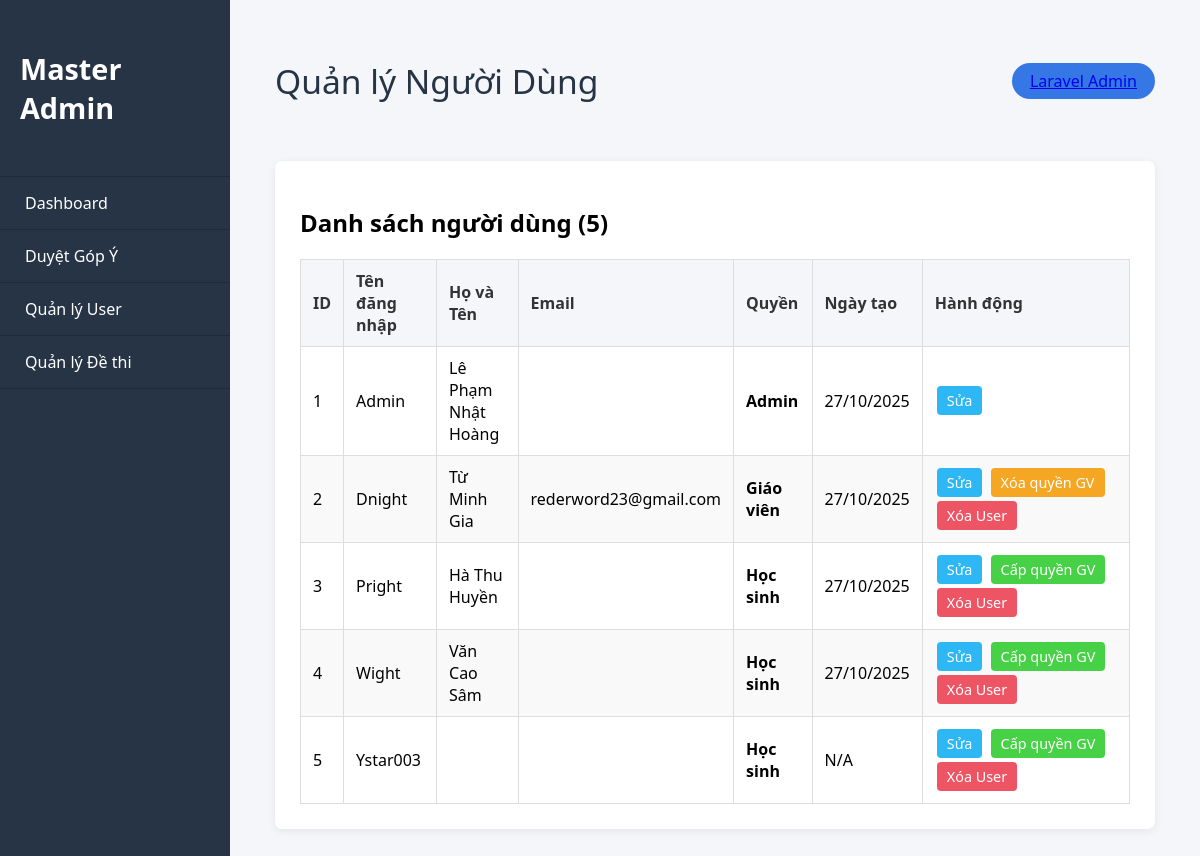
Page /Admin/manage_users.php on the earlier database version.
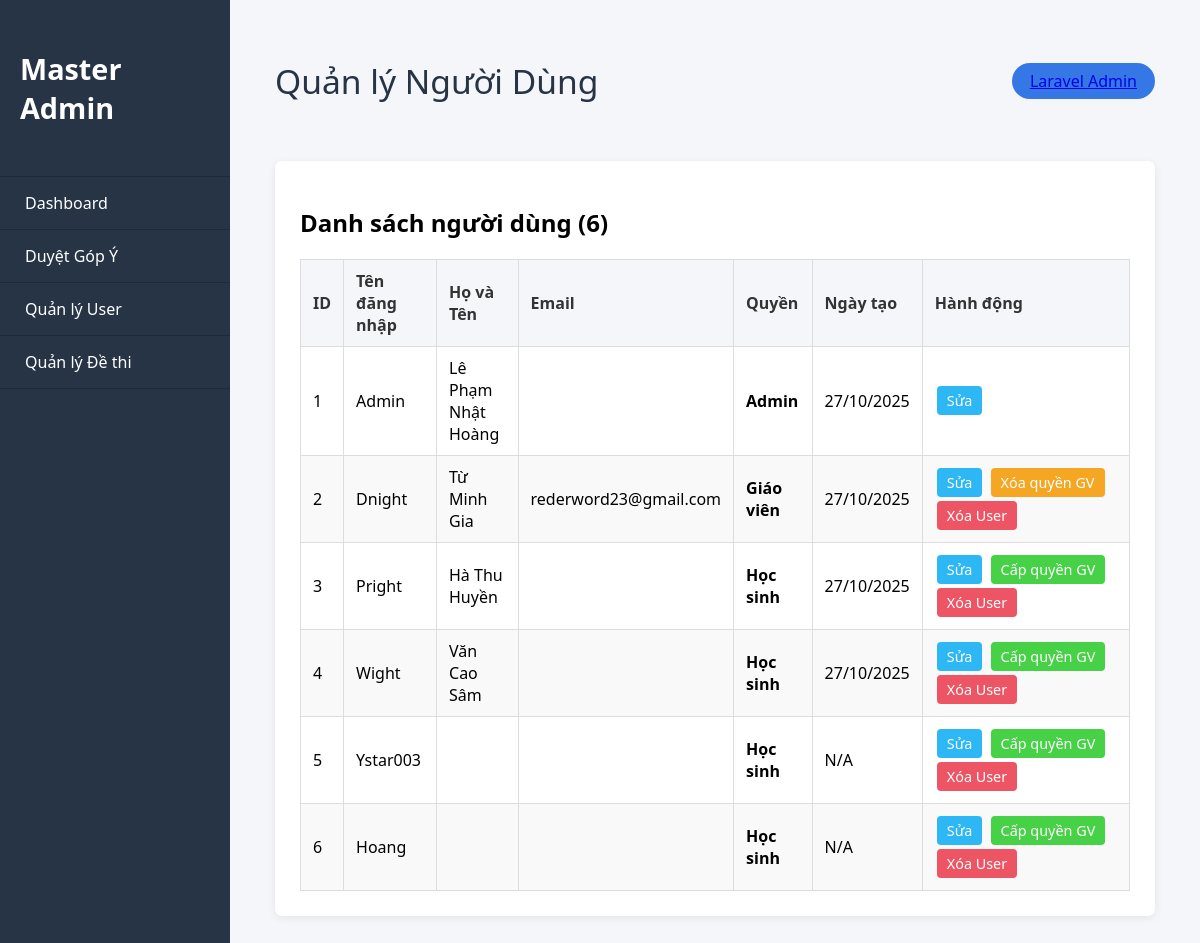
Same page on the later database version.
### tables this page shows
CREATE TABLE `account` (
  `IDACC` int(11) NOT NULL,
  `username` varchar(50) NOT NULL,
  `email` varchar(100) DEFAULT NULL,
  `ho_ten` varchar(100) DEFAULT NULL,
  `ngay_sinh` date DEFAULT NULL,
  `gioi_tinh` enum('Nam','Nữ','Khác') DEFAULT NULL,
  `password` varchar(255) NOT NULL,
  `quyen` tinyint(4) NOT NULL CHECK (`quyen` in (1,2,3)),
  `ngay_tao` datetime DEFAULT NULL,
  `avatar` varchar(255) DEFAULT NULL
);

### Admin/manage_users.php (the view, shortened to what this page needs)
<?php
require_once '../Check/Connect.php';
$edit_user_data = null;
if (isset($_GET['edit_id'])) {
    $id_to_edit = (int)$_GET['edit_id'];
    $sql = "SELECT IDACC, username, email, ho_ten, quyen FROM account WHERE IDACC = $id_to_edit";
    $result = $conn->query($sql);
    if ($result->num_rows > 0) {
        $edit_user_data = $result->fetch_assoc();
    } else {
        $message = "<div class='alert alert-danger'>Không tìm thấy người dùng để sửa!</div>";
    }
} else {
    $sql = "SELECT IDACC, username, email, ho_ten, quyen, ngay_tao FROM account ORDER BY IDACC ASC";
    $all_users = $conn->query($sql);
}
function hienThiQuyen($quyen) {
    switch ($quyen) {
        case 1: return 'Admin';
        case 2: return 'Học sinh';
        case 3: return 'Giáo viên';
    }
}
?>
<!DOCTYPE html>
<html lang="en">
<head>
    <link rel="stylesheet" href="../CSS/Admin/AdminHome.css">
</head>
<body>
    <div class="admin-container">
        <aside class="sidebar">
            <div class="sidebar-header">
                <h2>Master Admin</h2>
            </div>
            <ul class="sidebar-menu">
                <li><a href="Adminhome.php" style="color:white; text-decoration:none;">Dashboard</a></li>
                <li><a href="manage_ideas.php" style="color:white; text-decoration:none;">Duyệt Góp Ý</a></li>
                <li><a href="manage_users.php" style="color:white; text-decoration:none;">Quản lý User</a></li>
                <li><a href="manager_de.php" style="color:white; text-decoration:none;">Quản lý Đề thi</a></li>
            </ul>
        </aside>
        <main class="dashboard">
            <div class="dashboard-header">
                <h1>Quản lý Người Dùng</h1>
                <div class="profile"><a href="../Guest/profile.php">Laravel Admin</a></div>
            </div>
            <?php if ($edit_user_data):  ?>
            <section id="edit-user-form">
                <h2>Sửa thông tin người dùng: <?php echo htmlspecialchars($edit_user_data['username']); ?></h2>
                <form class="edit-form" method="POST" action="manage_users.php">
                    <input type="hidden" name="idacc" value="<?php echo $edit_user_data['IDACC']; ?>">
                    <div class="form-group">
                        <label for="username">Tên đăng nhập (Không thể đổi)</label>
                        <input type="text" id="username" name="username" value="<?php echo htmlspecialchars($edit_user_data['username']); ?>" disabled>
                    </div>
                    <div class="form-group">
                        <label for="ho_ten">Họ và Tên</label>
                        <input type="text" id="ho_ten" name="ho_ten" value="<?php echo htmlspecialchars($edit_user_data['ho_ten']); ?>">
                    </div>
                    <div class="form-group">
                        <label for="email">Email</label>
                        <input type="email" id="email" name="email" value="<?php echo htmlspecialchars($edit_user_data['email']); ?>">
                    </div>
                    <div class="form-group">
                        <label for="quyen">Quyền</label>
                        <select id="quyen" name="quyen">
                            <option value="1" <?php echo ($edit_user_data['quyen'] == 1) ? 'selected' : ''; ?>>Admin</option>
                            <option value="2" <?php echo ($edit_user_data['quyen'] == 2) ? 'selected' : ''; ?>>Học sinh</option>
                            <option value="3" <?php echo ($edit_user_data['quyen'] == 3) ? 'selected' : ''; ?>>Giáo viên</option>
                        </select>
                    </div>
                    <button type="submit" name="edit_user" class="btn-submit">Lưu thay đổi</button>
                    <a href="manage_users.php" class="btn-cancel">Hủy</a>
                </form>
            </section>
            <?php else:  ?>
            <section id="users">
                <h2>Danh sách người dùng (<?php echo $all_users->num_rows; ?>)</h2>
                <table class="user-table">
                    <thead>
                        <tr>
                            <th>ID</th>
                            <th>Tên đăng nhập</th>
                            <th>Họ và Tên</th>
                            <th>Email</th>
                            <th>Quyền</th>
                            <th>Ngày tạo</th>
                            <th style="width: 25%;">Hành động</th>
                        </tr>
                    </thead>
                    <tbody>
                        <?php if ($all_users->num_rows > 0): ?>
                            <?php while($row = $all_users->fetch_assoc()): ?>
                                <tr>
                                    <td><?php echo $row['IDACC']; ?></td>
                                    <td><?php echo htmlspecialchars($row['username']); ?></td>
                                    <td><?php echo htmlspecialchars($row['ho_ten']); ?></td>
                                    <td><?php echo htmlspecialchars($row['email']); ?></td>
                                    <td><strong><?php echo hienThiQuyen($row['quyen']); ?></strong></td>
                                    <td><?php echo $row['ngay_tao'] ? date('d/m/Y', strtotime($row['ngay_tao'])) : 'N/A'; ?></td>
                                    <td>
                                        <a href="manage_users.php?edit_id=<?php echo $row['IDACC']; ?>" class="action-link btn-edit">Sửa</a>
                                        <?php if ($row['quyen'] == 2):  ?>
                                            <a href="manage_users.php?promote_id=<?php echo $row['IDACC']; ?>" class="action-link btn-promote" onclick="return confirm('Bạn có chắc muốn cấp quyền Giáo viên cho user này?');">Cấp quyền GV</a>
                                        <?php endif; ?>
                                        <?php if ($row['quyen'] == 3):  ?>
                                            <a href="manage_users.php?demote_id=<?php echo $row['IDACC']; ?>" class="action-link btn-demote" onclick="return confirm('Bạn có chắc muốn xóa quyền Giáo viên của user này? (sẽ chuyển về Học sinh)');">Xóa quyền GV</a>
                                        <?php endif; ?>
                                        <?php if ($row['quyen'] != 1):  ?>
                                            <a href="manage_users.php?delete_id=<?php echo $row['IDACC']; ?>" class="action-link btn-delete" onclick="return confirm('Bạn có chắc chắn muốn XÓA HẲN user này không? Hành động này không thể hoàn tác!');">Xóa User</a>
                                        <?php endif; ?>
                                    </td>
                                </tr>
                            <?php endwhile; ?>
                        <?php else: ?>
                            <tr>
                                <td colspan="7" style="text-align: center;">Không có người dùng nào.</td>
                            </tr>
                        <?php endif; ?>
                    </tbody>
                </table>
            </section>
            <?php endif; ?>
        </main>
    </div>
</body>
</html>

### CSS/Admin/AdminHome.css (style rules this page uses)
body { margin: 0; padding: 0; font-family: 'Segoe UI', Arial, sans-serif; background: #f4f6fa; }
.admin-container { display: flex; min-height: 100vh; }
.sidebar { width: 230px; background: #263446; color: #fff; flex-shrink: 0; display: flex; flex-direction: column; }
.sidebar-header { padding: 25px 20px; font-size: 1.2em; border-bottom: 1px solid #1f2a38; }
.sidebar-menu { list-style: none; padding: 0; margin: 0; flex: 1; }
.sidebar-menu li { padding: 15px 25px; border-bottom: 1px solid #1f2a38; cursor: pointer; transition: background 0.18s; }
.dashboard { flex: 1; padding: 35px 45px; }
.dashboard-header { display: flex; justify-content: space-between; align-items: center; margin-bottom: 35px; }
.dashboard-header h1 { font-size: 2.1em; color: #263446; font-weight: 500; }
.dashboard-header .profile { background: #3578e5; color: #fff; padding: 7px 18px; border-radius: 19px; font-size: 1em; }
section { background: #fff; border-radius: 7px; box-shadow: 0 2px 8px rgba(0,0,0,0.07); max-width: 900px; margin: 40px auto; padding: 20px; }

### Admin/manage_users.php (style rules this page uses)
.dashboard section { background: #fff; border-radius: 7px; box-shadow: 0 2px 8px rgba(0,0,0,0.07); padding: 25px; margin-top: 20px; }
.user-table { width: 100%; border-collapse: collapse; margin-top: 20px; }
.user-table th, .user-table td { border: 1px solid #ddd; padding: 10px 12px; text-align: left; }
.user-table th { background-color: #f4f6fa; color: #333; }
.user-table tr:nth-child(even) { background-color: #f9f9f9; }
.action-link { display: inline-block; padding: 5px 10px; color: #fff; text-decoration: none; border-radius: 4px; font-size: 0.9em; margin: 2px; transition: opacity 0.2s; }
.btn-edit { background-color: #2db7f5; }
.btn-delete { background-color: #ed5565; }
.btn-promote { background-color: #47d147; }
.btn-demote { background-color: #f5a623; }

Differences in the rows shown:
added account: IDACC "6", username "Hoang", quyen "Học sinh", shows "N/A"
Other differences:
$all_users->num_rows: "5" → "6"
